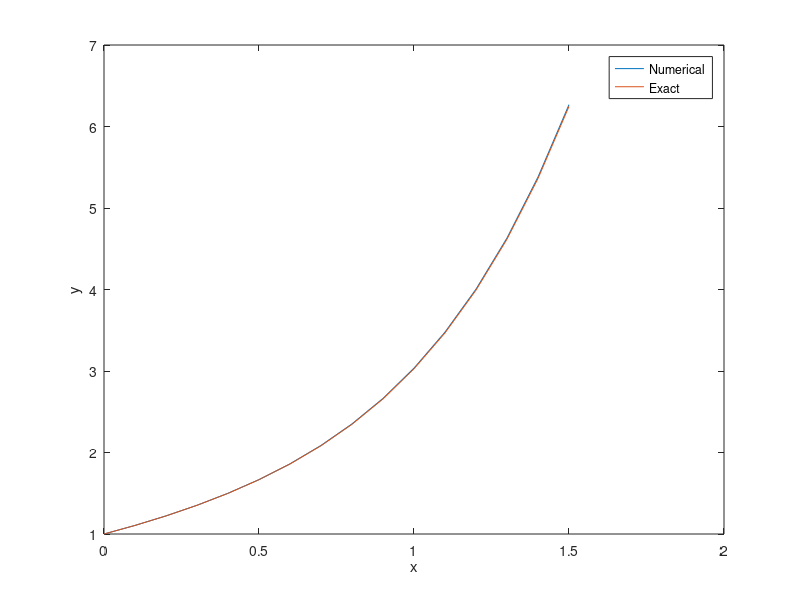

This chart was generated by the following MATLAB code:
clc;
clear;
close all;
%function definition
function [x, y] = odeEulerPreCor(ODE, a, b, h, yINI)
  N = (b-a)/h;
  x = a:h:b;
  y = zeros(1, N);
  y(1) = yINI;
  for counter = 1:N
    %predictor with Euler's explicit method
    y(counter+1) = y(counter) + ODE(x(counter), y(counter))*h;
    y_k = y(counter+1);
    %corrector with an implicit method
    while true
      y(counter+1) = y(counter) + (ODE(x(counter), y(counter))+ODE(x(counter+1), y_k))*h/2;
      if norm((y(counter+1)-y_k)/y_k) < 5*10^(-4)
        break
      else
        y_k = y(counter+1);
      end 
    endwhile
  end
end

%User defined code
ODE = @(x, y)(y + x^3);
fexact = @(x)(7*exp(x)-x.^3-3*x.^2-x.*6.-6);
[x, y] = odeEulerPreCor(ODE, 0, 1.5, 0.1, 1);

%Get numerical solution
fprintf('predict(%0.1f) = %f \n', [x;y]);

%Plot numerical and then analytical solution
plot(x,y)
hold on
y_exact = fexact(x);
plot(x,y_exact);
legend('Numerical', 'Exact');
xlabel('x');
ylabel('y');
